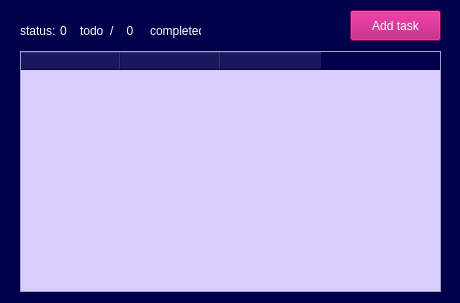
<?xml version="1.0" encoding="UTF-8"?>
<ui version="4.0">
 <class>taskPage</class>
 <widget class="QWidget" name="taskPage">
  <property name="geometry">
   <rect>
    <x>0</x>
    <y>0</y>
    <width>460</width>
    <height>303</height>
   </rect>
  </property>
  <property name="windowTitle">
   <string>Form</string>
  </property>
  <property name="styleSheet">
   <string notr="true">QWidget{
	color: rgb(255, 255, 255);
	 background-color:#01004a;
}

QPushButton{
	background-color:#b0046b;
}
QPushButton::hover{
	background-color:#780148;
}
QLineEdit{
	background-color:#b0046b;
}
QTableWidget{
	background-color:#f0249e;
	border-color: rgb(255, 0, 166);
}

QTableWidget:hover{
	background-color:#ba0772;
}</string>
  </property>
  <widget class="QLabel" name="label">
   <property name="geometry">
    <rect>
     <x>20</x>
     <y>20</y>
     <width>41</width>
     <height>21</height>
    </rect>
   </property>
   <property name="font">
    <font>
     <pointsize>9</pointsize>
    </font>
   </property>
   <property name="text">
    <string>status:</string>
   </property>
  </widget>
  <widget class="QLabel" name="label_2">
   <property name="geometry">
    <rect>
     <x>60</x>
     <y>20</y>
     <width>21</width>
     <height>21</height>
    </rect>
   </property>
   <property name="font">
    <font>
     <pointsize>9</pointsize>
    </font>
   </property>
   <property name="text">
    <string>0</string>
   </property>
  </widget>
  <widget class="QLabel" name="label_3">
   <property name="geometry">
    <rect>
     <x>80</x>
     <y>20</y>
     <width>41</width>
     <height>21</height>
    </rect>
   </property>
   <property name="font">
    <font>
     <pointsize>9</pointsize>
    </font>
   </property>
   <property name="text">
    <string>todo  / </string>
   </property>
  </widget>
  <widget class="QLabel" name="label_4">
   <property name="geometry">
    <rect>
     <x>120</x>
     <y>20</y>
     <width>21</width>
     <height>21</height>
    </rect>
   </property>
   <property name="font">
    <font>
     <pointsize>9</pointsize>
    </font>
   </property>
   <property name="text">
    <string>  0</string>
   </property>
  </widget>
  <widget class="QLabel" name="label_5">
   <property name="geometry">
    <rect>
     <x>150</x>
     <y>20</y>
     <width>51</width>
     <height>21</height>
    </rect>
   </property>
   <property name="font">
    <font>
     <pointsize>9</pointsize>
    </font>
   </property>
   <property name="text">
    <string>completed</string>
   </property>
  </widget>
  <widget class="QPushButton" name="pushButton">
   <property name="enabled">
    <bool>true</bool>
   </property>
   <property name="geometry">
    <rect>
     <x>350</x>
     <y>10</y>
     <width>91</width>
     <height>31</height>
    </rect>
   </property>
   <property name="text">
    <string>Add task</string>
   </property>
  </widget>
  <widget class="QTableWidget" name="tableWidget">
   <property name="geometry">
    <rect>
     <x>20</x>
     <y>51</y>
     <width>421</width>
     <height>241</height>
    </rect>
   </property>
   <property name="mouseTracking">
    <bool>false</bool>
   </property>
   <property name="styleSheet">
    <string notr="true">QTableWidget{
	color: rgb(0, 6, 112);
	background-color: rgb(217, 206, 255);
}</string>
   </property>
   <attribute name="horizontalHeaderShowSortIndicator" stdset="0">
    <bool>false</bool>
   </attribute>
   <column>
    <property name="text">
     <string/>
    </property>
   </column>
   <column>
    <property name="text">
     <string/>
    </property>
   </column>
   <column>
    <property name="text">
     <string/>
    </property>
   </column>
  </widget>
 </widget>
 <resources/>
 <connections/>
</ui>
